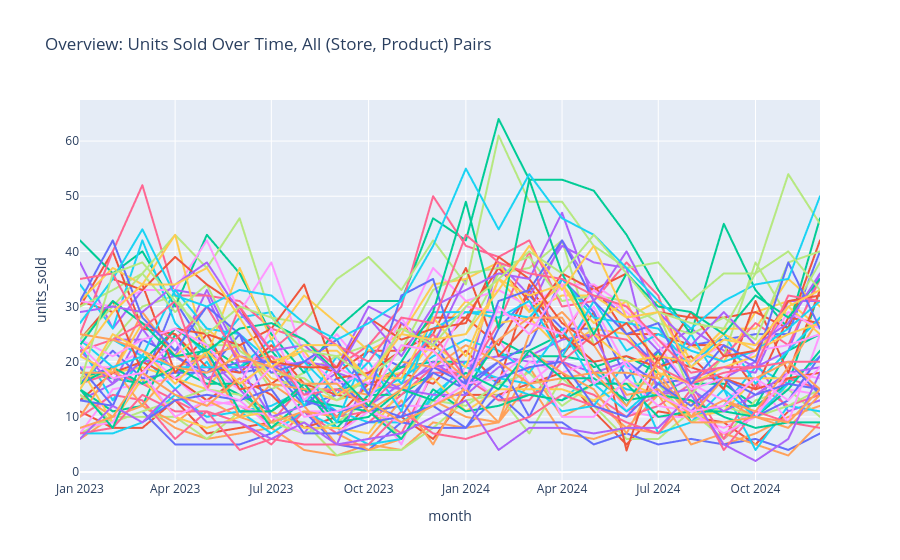

Notebook source saved alongside this figure:
### Code cell
# --- Part B: drill-down with context preserved ---
# TODO 1: build an overview plotly line chart of units_sold over month, one line per (store_id, product)
#         combination, with hover showing store_id + product (cheap-tier epistemic action)

sales_df["series_id"] = sales_df.store_id + " | " + sales_df["product"]
fig_overview = px.line(
    sales_df, x="month", y="units_sold", color="series_id",
    hover_data={"store_id": True, "product": True, "series_id": False},
    title="Overview: Units Sold Over Time, All (Store, Product) Pairs",
)
fig_overview.update_layout(showlegend=False)
fig_overview.show()

# TODO 2: using the (store_id, product) pair you identified as the top anomaly in Part A,
#         plot its monthly units_sold trend (focus) together with the average trend for that SAME
#         product across all other stores (context), on one shared chart
top_store, top_product = anomaly_ranking.iloc[0][["store_id", "product"]]

focus = sales_df[(sales_df.store_id == top_store) & (sales_df["product"] == top_product)] \
    .groupby("month").units_sold.sum()
context = sales_df[sales_df["product"] == top_product] \
    .groupby("month").units_sold.mean()

plt.figure(figsize=(9, 5))
plt.plot(context.index, context.values, color="lightgray", linewidth=2, label=f"Avg trend — {top_product} (context)")
plt.plot(focus.index, focus.values, color="#d62728", marker="o", markersize=4,
          label=f"{top_store} — {top_product} (focus)")
plt.title(f"Focus + Context Drill-Down: {top_store} — {top_product}")
plt.xlabel("Month")
plt.ylabel("Units Sold")
plt.xticks(rotation=45)
plt.legend()
plt.tight_layout()
plt.show()
